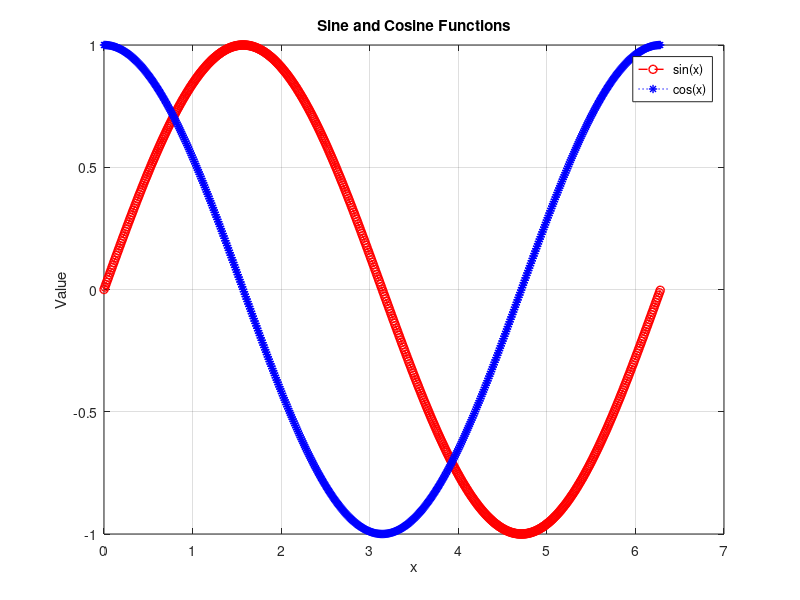
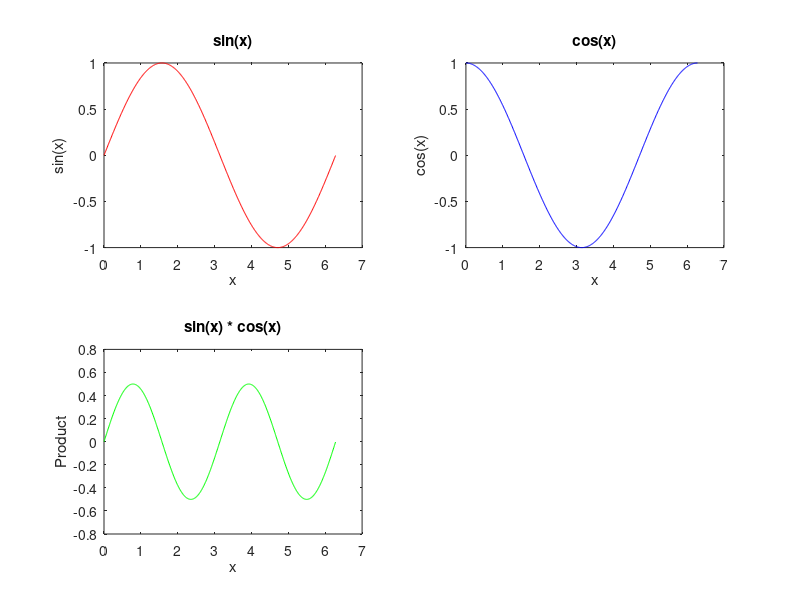
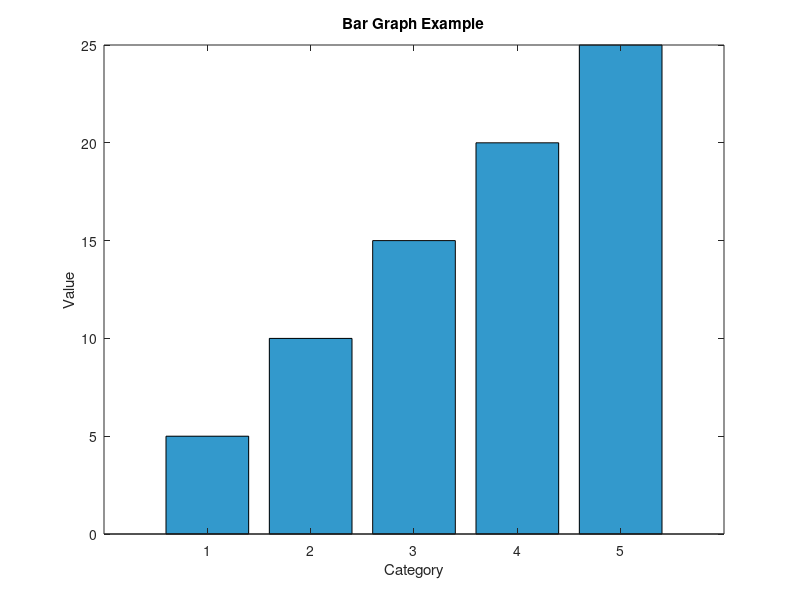
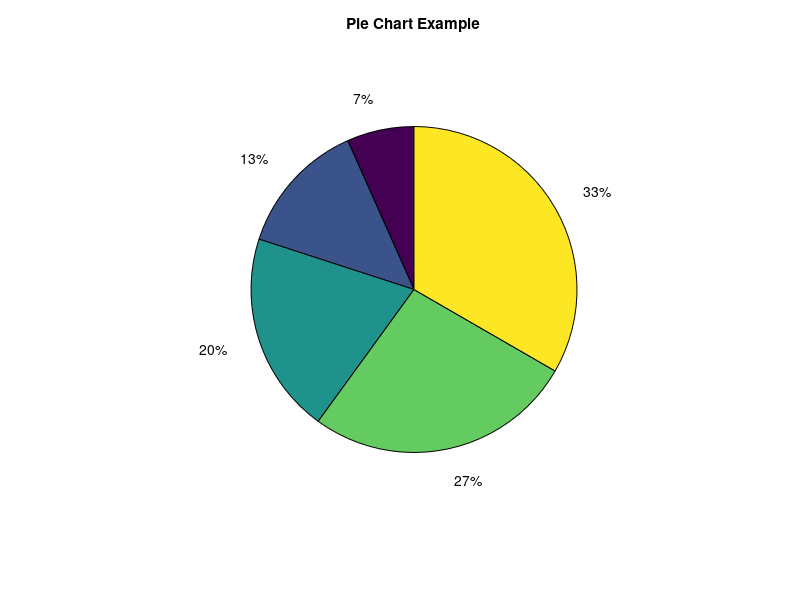

MATLAB code to generate these figures, in order: (Note: this script raises an error after producing the figures.)
clc;
clear;
close all;

% Generate values
x = 0:0.01:2*pi;
y1 = sin(x);
y2 = cos(x);

%% Plot sin and cos together
figure;
plot(x, y1, 'r--o', 'LineWidth',1);
hold on;
plot(x, y2, 'b:*', 'LineWidth',1);

title('Sine and Cosine Functions');
xlabel('x');
ylabel('Value');
legend('sin(x)','cos(x)');
grid on;

%% 2x2 Subplots
figure;

subplot(2,2,1)
plot(x,y1,'r')
title('sin(x)')
xlabel('x'); ylabel('sin(x)')

subplot(2,2,2)
plot(x,y2,'b')
title('cos(x)')
xlabel('x'); ylabel('cos(x)')

subplot(2,2,3)
plot(x,y1.*y2,'g')
title('sin(x) * cos(x)')
xlabel('x'); ylabel('Product')

% subplot(2,2,4) left blank intentionally

%% Bar Graph
figure;
data = [5 10 15 20 25];
bar(data,'FaceColor',[0.2 0.6 0.8])
title('Bar Graph Example')
xlabel('Category')
ylabel('Value')

%% Pie Chart
figure;
pie(data)
title('Pie Chart Example')

%% Histogram
figure;
randomData = randn(1000,1);
histogram(randomData)
title('Histogram Example')
xlabel('Values')
ylabel('Frequency')
